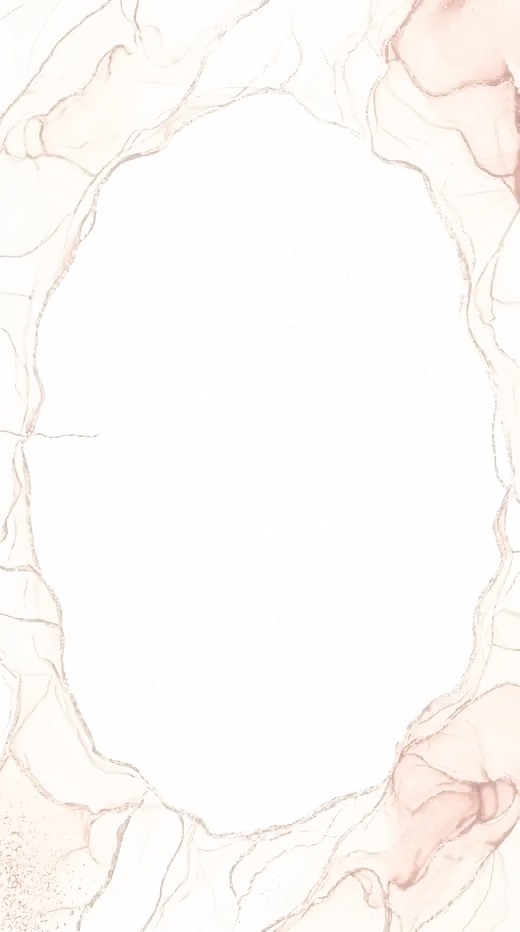
#> input picture ink/corner.webp, 520 x 932 px, given in place of ink-hero.jpg, which was not available
$ python A_assets.py
#> lines starting #> are read from the running program, lines starting #| are printed output that depends on the picture
import numpy as np
from PIL import Image, ImageFilter, ImageDraw
R='C:/Users/aleja/xv-vanessa-aileen-de-la-rosa/'
INK='C:/Users/aleja/save-the-date-lekshmy-jaylin/ink-%s.jpg'
def hx(h): h=h.lstrip('#'); return np.array([int(h[i:i+2],16) for i in (0,2,4)],float)
# ---- 1. tintas (claro -> oscuro)
STOPS=[hx(c) for c in ('#fffcf8','#fff4e4','#ffddcf','#e6b3aa','#B76E79','#8a4552')]
METAL=hx('#cdbfbd')  # plata C0C0C0 con toque durazno
def gmap(L):
    t=(1-L/255.)*(len(STOPS)-1); i=np.clip(t.astype(int),0,len(STOPS)-2); f=(t-i)[...,None]
    S=np.array(STOPS); return S[i]*(1-f)+S[i+1]*f
for n in ('hero','top','oval','corner','footer'):
    im=Image.open(INK%n).convert('L').resize((520,932),Image.LANCZOS)
    L=np.asarray(im,float)
    g=gmap(L)
#> in gmap, `t = (1 - L / 255.0) * (len(STOPS) - 1)`:
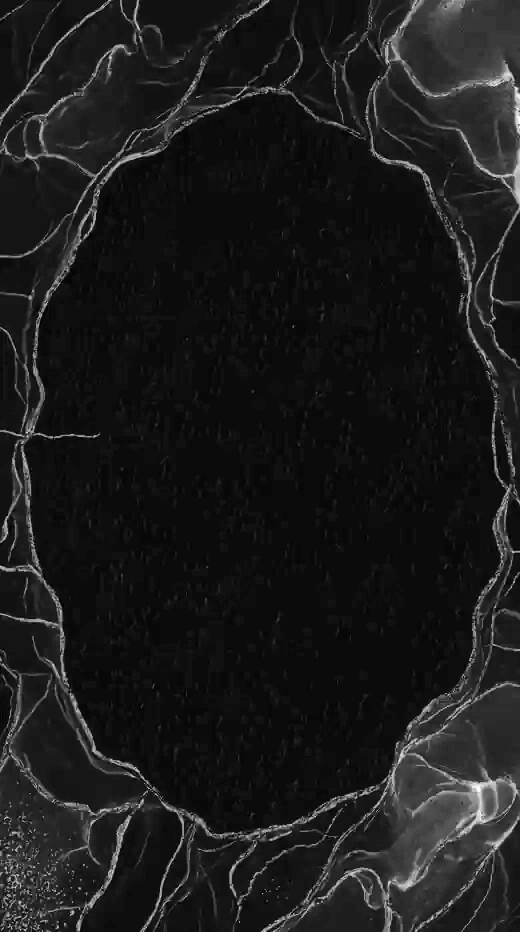
#> t: shape (932, 520) float64; min 0, max 1.69, mean 0.184; drawn with min black and max white
#> in gmap, `i = np.clip(t.astype(int), 0, len(STOPS) - 2)`:
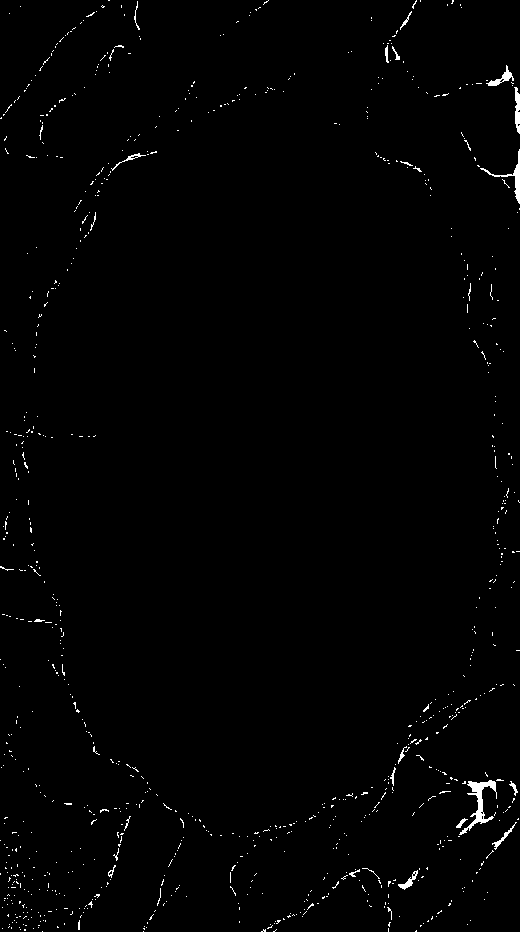
#> i: shape (932, 520) int64; values 0 (black) and 1 (white), 0.97% white in thin lines or dots
#> in gmap, `f = (t - i)[..., None]`:
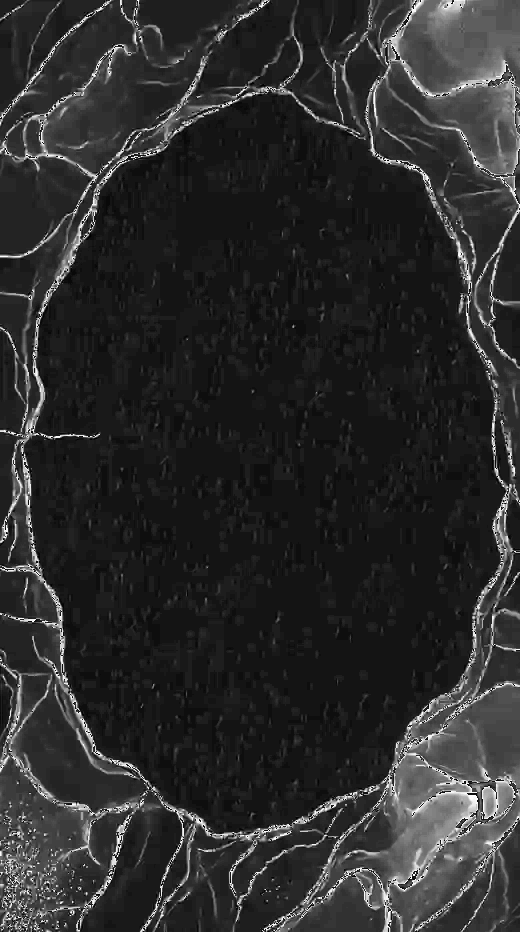
#> f: shape (932, 520, 1) float64; min 0, max 1, mean 0.174
#> in gmap, `return S[i] * (1 - f) + S[i + 1] * f`:
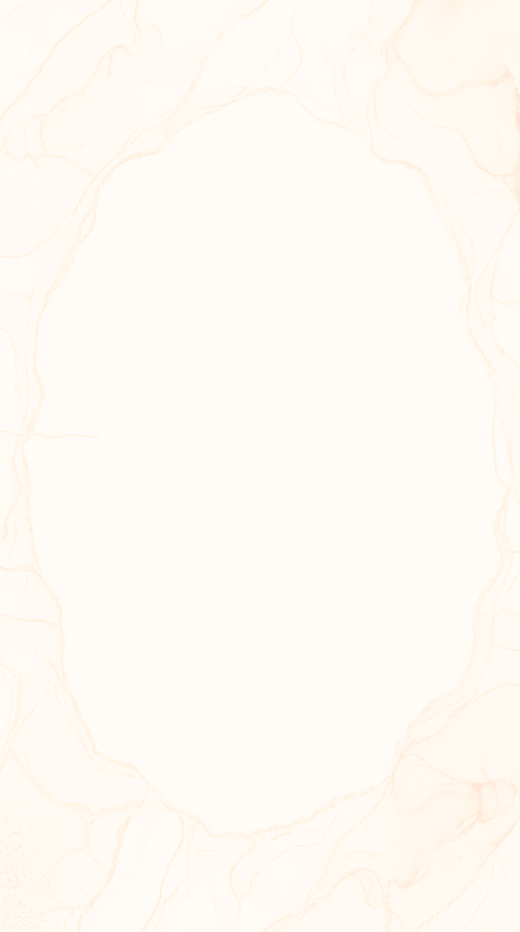
#> returned value: shape (932, 520, 3) float64; mean of channels 0, 1, 2 255, 250.5, 244.3; drawn as R, G, B
    bl=np.asarray(im.filter(ImageFilter.GaussianBlur(3)),float)
    vein=np.clip((bl-L)*6/255.,0,1)[...,None]
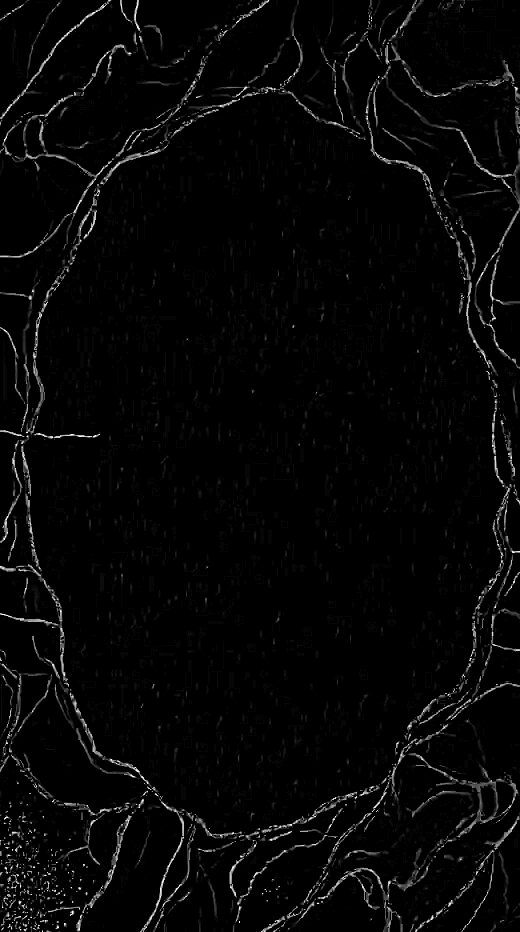
#> vein: shape (932, 520, 1) float64; min 0, max 1, mean 0.0256
    rgb=g*(1-.85*vein)+METAL*.85*vein
    dark=np.clip((255-L)/255.,0,1)
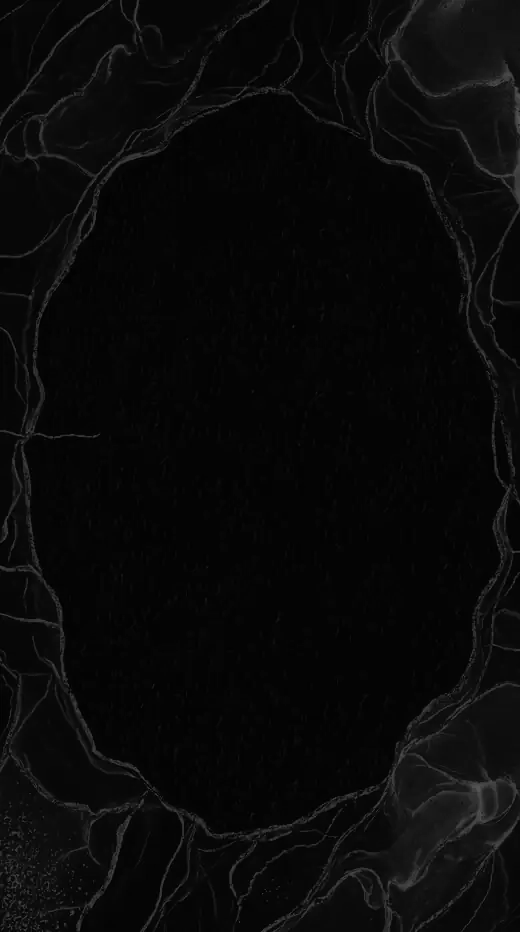
#> dark: shape (932, 520) float64; min 0, max 0.337, mean 0.0367
    a=np.clip(dark*1.9,0,1)**.9
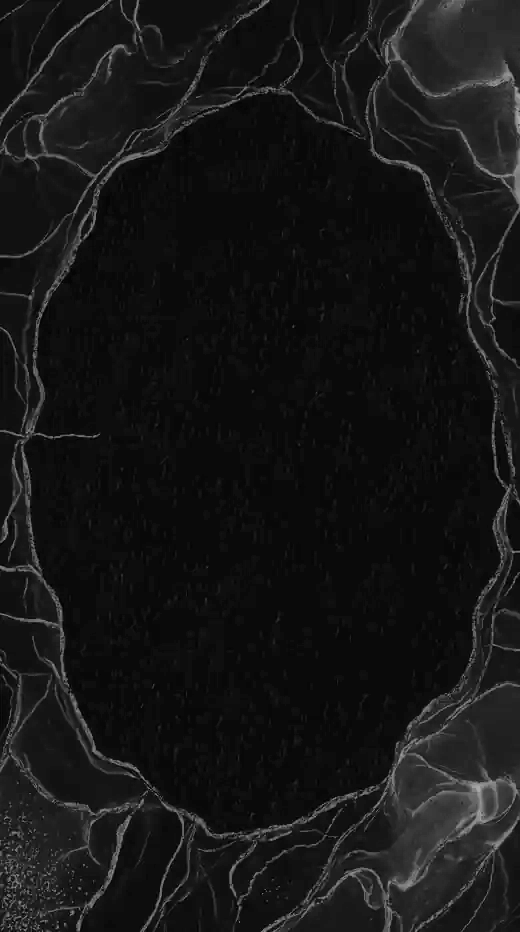
#> a: shape (932, 520) float64; min 0, max 0.67, mean 0.0883
    a=np.maximum(a,vein[...,0]*.9)
    out=np.dstack([rgb,a*255]).clip(0,255).astype('uint8')
    # premultiplicado manda a transparente el color de las zonas claras
    Image.fromarray(out,'RGBA').save(R+'ink/%s.webp'%n,quality=62,alpha_quality=50,method=6)
#> pass 2 of the loop `for n in ('hero','top','oval','corner','footer'):`:
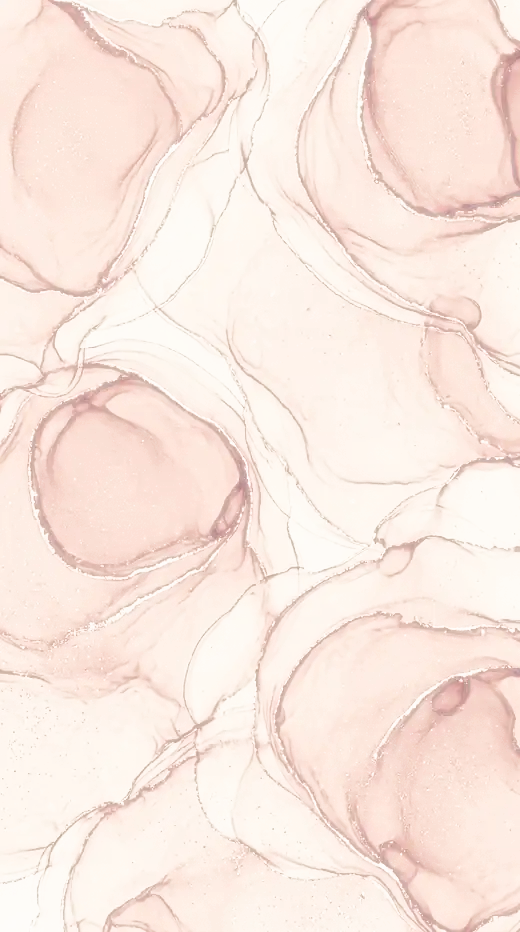
#> input picture ink/footer.webp, 520 x 932 px, given in place of ink-top.jpg, which was not available
#> in gmap (call 2), `i = np.clip(t.astype(int), 0, len(STOPS) - 2)`:
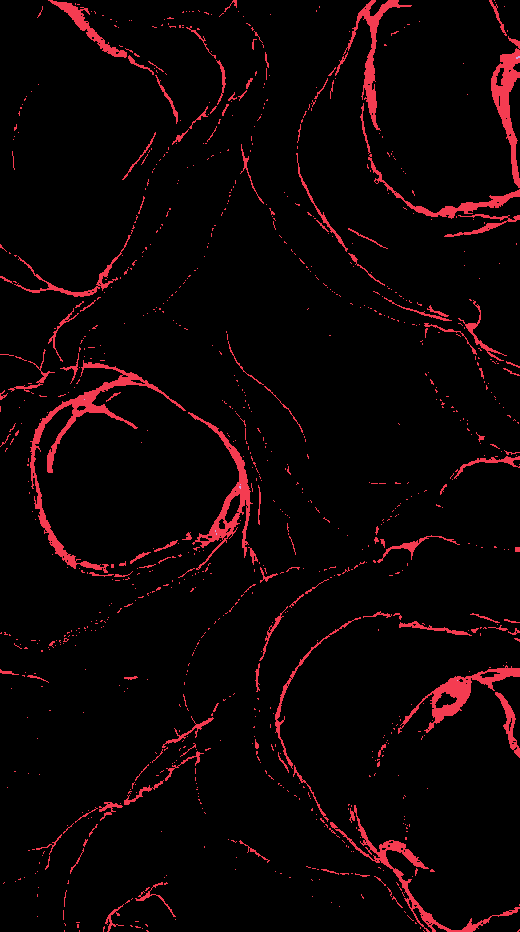
#> i: shape (932, 520) int64; 3 distinct labels, from 0 to 2; one colour per label, 0 black
#> `dark=np.clip((255-L)/255.,0,1)`:
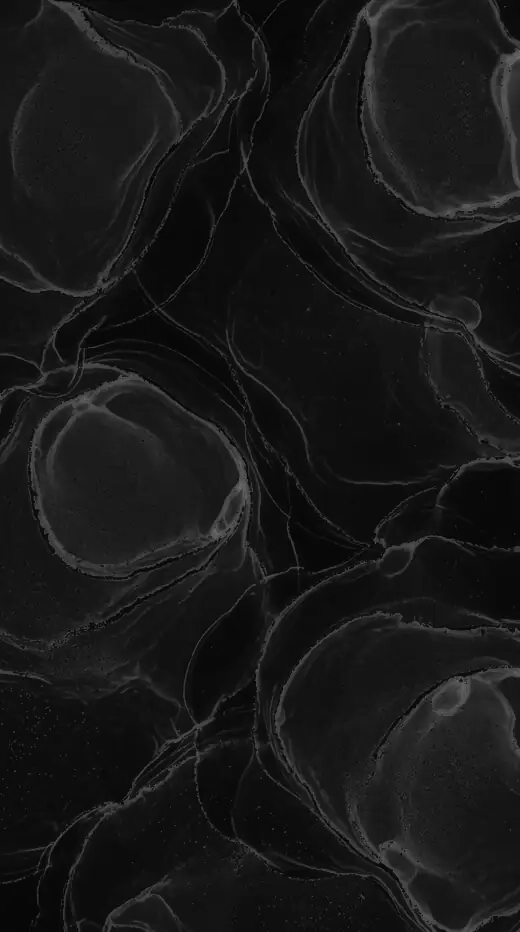
#> dark: shape (932, 520) float64; min 0, max 0.435, mean 0.0934
#> (the run stopped early here; a loop or call above may not have finished)
